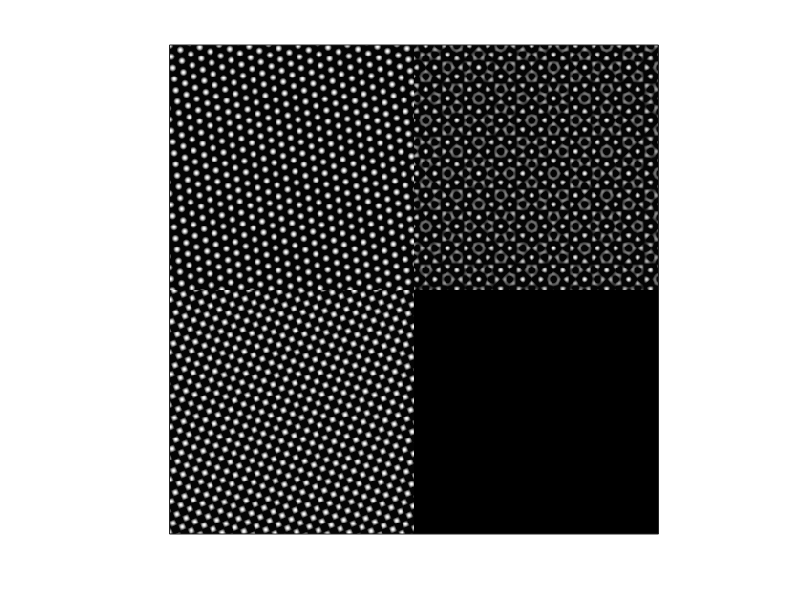

MATLAB code for this plot: (Note: this script raises an error after producing the figure.)
close all
clear all
warning off;

% This code is to test the classification algorithm by phase space
% sketching using synthetic examples in the paper.

is_show = 0;
R_low2 = 0; R_high2 = 0;
R_low3 = 0; R_high3 = 0;
spExtention = 0;
fqThre = 0;
extention = 0.7;
rad = 1.5;
threBD = 0.3;
energyThre = 2.0;
t_sc = 0.8; s_sc = 0.7;
red = 8;%20
div = 4;
NB = [30,35];
isLake = 0;
gdSzType = 5;
patchSize = 512;


for ex = 1:5
    switch ex
        case 1
            sigma = 0.2; % parameter for spectral clustering
            deformFactor = 0.25;
            distType = 4;
            numAgl = 12;
            clsThre = 0.5;
            isScale = 1;
            
            N = 512;
            x=0:1/N:(N-1)/N;
            [xo yo] = ndgrid(x);
            amp = 0.0;
            xx = xo + amp*sin(2*pi*xo);
            yy = yo + amp*sin(2*pi*yo);
            bmp = 0.0;
            alpha = -pi/8 + bmp*sin(2*pi*xo) + bmp*cos(2*pi*yo);
            F = 50;
            phi = exp(2*pi*i*F*(cos(alpha).*xx+sin(alpha).*yy)) + exp(2*pi*i*F*(cos(alpha+pi/3).*xx+sin(alpha+pi/3).*yy)) + exp(2*pi*i*F*(cos(alpha+2*pi/3).*xx+sin(alpha+2*pi/3).*yy));
            phi = real(phi)/3;
            % pause;
            alpha = -pi/8  + bmp*cos(2*pi*xo) + bmp*sin(2*pi*yo);
            F = 50;
            phi2 = exp(2*pi*i*F*(cos(alpha).*xx+sin(alpha).*yy)) + exp(2*pi*i*F*(cos(alpha+pi/2).*xx+sin(alpha+pi/2).*yy));
            phi2 = (real(phi2)/2);
            phi(end/2+1:end,1:end/2) = phi2(end/2+1:end,1:end/2);
            F = 60;
            phi3 = exp(2*pi*i*F*(cos(alpha).*xx+sin(alpha).*yy)) + exp(2*pi*i*F*(cos(alpha+pi/4).*xx+sin(alpha+pi/4).*yy)) + exp(2*pi*i*F*(cos(alpha+2*pi/4).*xx+sin(alpha+2*pi/4).*yy))+ exp(2*pi*i*F*(cos(alpha+3*pi/4).*xx+sin(alpha+3*pi/4).*yy));
            phi3 = (real(phi3)/4);
            phi(1:end/2,1+end/2:end) = phi3(1:end/2,1+end/2:end);
            pos = find(phi<0);
            phi(pos) = 0;
            phi = phi/max(max(abs(phi)));
            phi = phi - mean(phi(:));
            phi(end/2+1:end,end/2+1:end) = -0.2;
            
        case 2
            sigma = 0.2; % parameter for spectral clustering
            deformFactor = 0.25;
            distType = 4;
            numAgl = 12;
            clsThre = 0.5;
            isScale = 1; %or 0, both work
            
            N = 512;
            x=0:1/N:(N-1)/N;
            [xo yo] = ndgrid(x);
            amp = 0.0;
            xx = xo + amp*sin(2*pi*xo);
            yy = yo + amp*sin(2*pi*yo);
            bmp = 0.0;
            alpha = -pi/8 + bmp*sin(2*pi*xo) + bmp*cos(2*pi*yo);
            F = 50;
            phi = exp(2*pi*i*F*(cos(alpha).*xx+sin(alpha).*yy)) + exp(2*pi*i*F*(cos(alpha+pi/3).*xx+sin(alpha+pi/3).*yy)) + exp(2*pi*i*F*(cos(alpha+2*pi/3).*xx+sin(alpha+2*pi/3).*yy));
            phi = real(phi)/3;
            % pause;
            alpha = -pi/8  + bmp*cos(2*pi*xo) + bmp*sin(2*pi*yo);
            F = 50;
            phi2 = exp(2*pi*i*F*(cos(alpha).*xx+sin(alpha).*yy)) + exp(2*pi*i*F*(cos(alpha+pi/2).*xx+sin(alpha+pi/2).*yy));
            phi2 = (real(phi2)/2);
            phi(end/2+1:end,1:end/2) = phi2(end/2+1:end,1:end/2);
            F = 60;
            phi3 = exp(2*pi*i*F*(cos(alpha).*xx+sin(alpha).*yy)) + exp(2*pi*i*F*(cos(alpha+pi/4).*xx+sin(alpha+pi/4).*yy)) + exp(2*pi*i*F*(cos(alpha+2*pi/4).*xx+sin(alpha+2*pi/4).*yy))+ exp(2*pi*i*F*(cos(alpha+3*pi/4).*xx+sin(alpha+3*pi/4).*yy));
            phi3 = (real(phi3)/4);
            phi(1:end/2,1+end/2:end) = phi3(1:end/2,1+end/2:end);
            pos = find(phi<0);
            phi(pos) = 0;
            phi = phi/max(max(abs(phi)));
            phi = phi - mean(phi(:));
            phi(end/2+1:end,end/2+1:end) = -0.2;
            
            alpha = pi/8 + bmp*sin(2*pi*xo) + bmp*cos(2*pi*yo);
            F = 90;
            phi4 = exp(2*pi*i*F*(cos(alpha).*xx+sin(alpha).*yy)) + exp(2*pi*i*F*(cos(alpha+pi/3).*xx+sin(alpha+pi/3).*yy)) + exp(2*pi*i*F*(cos(alpha+2*pi/3).*xx+sin(alpha+2*pi/3).*yy));
            phi4 = real(phi4)/3;
            % pause;
            alpha = pi/8  + bmp*cos(2*pi*xo) + bmp*sin(2*pi*yo);
            F = 90;
            phi2 = exp(2*pi*i*F*(cos(alpha).*xx+sin(alpha).*yy)) + exp(2*pi*i*F*(cos(alpha+pi/2).*xx+sin(alpha+pi/2).*yy));
            phi2 = (real(phi2)/2);
            phi4(end/2+1:end,1:end/2) = phi2(end/2+1:end,1:end/2);
            F = 100;
            phi3 = exp(2*pi*i*F*(cos(alpha).*xx+sin(alpha).*yy)) + exp(2*pi*i*F*(cos(alpha+pi/4).*xx+sin(alpha+pi/4).*yy)) + exp(2*pi*i*F*(cos(alpha+2*pi/4).*xx+sin(alpha+2*pi/4).*yy))+ exp(2*pi*i*F*(cos(alpha+3*pi/4).*xx+sin(alpha+3*pi/4).*yy));
            phi3 = (real(phi3)/4);
            phi4(1:end/2,1+end/2:end) = phi3(1:end/2,1+end/2:end);
            pos = find(phi4<0);
            phi4(pos) = 0;
            phi4 = phi4/max(max(abs(phi4)));
            phi4 = phi4 - mean(phi4(:));
            phi4(end/2+1:end,end/2+1:end) = -0.2;
            
            phi(end/4+1:3*end/4,end/4+1:3*end/4) = rot90(phi4(end/4+1:3*end/4,end/4+1:3*end/4),3);
            
            
        case 3
            sigma = 0.2; % parameter for spectral clustering
            deformFactor = 0.5;
            distType = 4;
            numAgl = 12;
            clsThre = 0.5;
            isScale = 1;
            
            N = 512;
            x=0:1/N:(N-1)/N;
            [xo yo] = ndgrid(x);
            amp = 0.0;
            xx = xo + amp*sin(2*pi*xo);
            yy = yo + amp*sin(2*pi*yo);
            bmp = 0.03;
            alpha = -pi/8 + bmp*sin(2*pi*xo) + bmp*cos(2*pi*yo);
            F = 50;
            phi = exp(2*pi*i*F*(cos(alpha).*xx+sin(alpha).*yy)) + exp(2*pi*i*F*(cos(alpha+pi/3).*xx+sin(alpha+pi/3).*yy)) + exp(2*pi*i*F*(cos(alpha+2*pi/3).*xx+sin(alpha+2*pi/3).*yy));
            phi = real(phi)/3;
            % pause;
            alpha = -pi/8  + bmp*cos(2*pi*xo) + bmp*sin(2*pi*yo);
            F = 50;
            phi2 = exp(2*pi*i*F*(cos(alpha).*xx+sin(alpha).*yy)) + exp(2*pi*i*F*(cos(alpha+pi/2).*xx+sin(alpha+pi/2).*yy));
            phi2 = (real(phi2)/2);
            phi(end/2+1:end,1:end/2) = phi2(end/2+1:end,1:end/2);
            F = 60;
            phi3 = exp(2*pi*i*F*(cos(alpha).*xx+sin(alpha).*yy)) + exp(2*pi*i*F*(cos(alpha+pi/4).*xx+sin(alpha+pi/4).*yy)) + exp(2*pi*i*F*(cos(alpha+2*pi/4).*xx+sin(alpha+2*pi/4).*yy))+ exp(2*pi*i*F*(cos(alpha+3*pi/4).*xx+sin(alpha+3*pi/4).*yy));
            phi3 = (real(phi3)/4);
            phi(1:end/2,1+end/2:end) = phi3(1:end/2,1+end/2:end);
            pos = find(phi<0);
            phi(pos) = 0;
            phi = phi/max(max(abs(phi)));
            phi = phi - mean(phi(:));
            phi(end/2+1:end,end/2+1:end) = -0.2;
            
        case 4
            sigma = 0.2; % parameter for spectral clustering
            deformFactor = 0.25;
            distType = 4;
            numAgl = 9;
            clsThre = 0.5;
            isScale = 1;
            
            N = patchSize;
            x=0:1/N:(N-1)/N;
            [xo yo] = ndgrid(x);
            amp = 0.0;
            xx = xo + amp*sin(2*pi*xo);
            yy = yo + amp*sin(2*pi*yo);
            bmp = 0.0;
            alpha = pi/12 + bmp*sin(2*pi*xo) + bmp*cos(2*pi*yo);
            F = 40;
            phi = exp(2*pi*i*F*(cos(alpha).*xx+sin(alpha).*yy)) + exp(2*pi*i*F*(cos(alpha+pi/3).*xx+sin(alpha+pi/3).*yy)) + exp(2*pi*i*F*(cos(alpha+2*pi/3).*xx+sin(alpha+2*pi/3).*yy));
            phi = real(phi)/3;
            pos = find(phi<0);
            phi(pos) = 0;
            
            
            phi2 = circshift(phi,3,1);
            phi2 = circshift(phi2,4,2);
            phi2 = max(phi2,phi);
            
            alpha = -pi/24  + bmp*cos(2*pi*xo) + bmp*sin(2*pi*yo);
            phi3 = exp(2*pi*i*F*(cos(alpha).*xx+sin(alpha).*yy)) + exp(2*pi*i*F*(cos(alpha+pi/2).*xx+sin(alpha+pi/2).*yy));
            phi3 = (real(phi3)/2);
            pos = find(phi3<0);
            phi3(pos) = 0;
            
            phi4 = circshift(phi3,4,1);
            phi4 = circshift(phi4,4,2);
            phi4 = max(phi4,phi3);
            
            phi(end/2+1:end,1:end/2) = phi2(1:end/2,1:end/2);
            phi(1:end/2,end/2+1:end) = phi3(1:end/2,1:end/2);
            phi(end/2+1:end,end/2+1:end) = phi4(1:end/2,1:end/2);
            
            phi(1:end/4,1:end/4) = -1.5*phi(1:end/4,1:end/4);
            phi(1:end/4,3*end/4+1:end) = phi(1:end/4,3*end/4+1:end)*2;
            phi(3*end/4+1:end,1:end/4) = phi(3*end/4+1:end,1:end/4)/2;
            phi(3*end/4+1:end,3*end/4+1:end) = -0.5*phi(3*end/4+1:end,3*end/4+1:end);
            
        case 5
            sigma = 0.2; % parameter for spectral clustering
            deformFactor = 0.5;
            distType = 4;
            numAgl = 9;
            clsThre = 0.5;
            isScale = 1;
            
            N = patchSize;
            x=0:1/N:(N-1)/N;
            [xo yo] = ndgrid(x);
            amp = 0.0;
            xx = xo + amp*sin(2*pi*xo);
            yy = yo + amp*sin(2*pi*yo);
            bmp = 0.0;
            alpha = pi/12 + bmp*sin(2*pi*xo) + bmp*cos(2*pi*yo);
            F = 40;
            phi = exp(2*pi*i*F*(cos(alpha).*xx+sin(alpha).*yy)) + exp(2*pi*i*F*(cos(alpha+pi/3).*xx+sin(alpha+pi/3).*yy)) + exp(2*pi*i*F*(cos(alpha+2*pi/3).*xx+sin(alpha+2*pi/3).*yy));
            phi = real(phi)/3;
            pos = find(phi<0);
            phi(pos) = 0;
            
            
            alpha = -pi/24  + bmp*cos(2*pi*xo) + bmp*sin(2*pi*yo);
            phi3 = exp(2*pi*i*F*(cos(alpha).*xx+sin(alpha).*yy)) + exp(2*pi*i*F*(cos(alpha+pi/2).*xx+sin(alpha+pi/2).*yy));
            phi3 = (real(phi3)/2);
            pos = find(phi3<0);
            phi3(pos) = 0;
            
            phi(:,end/2+1:end) = phi3(:,1:end/2);
            
            phi((1:end/3),1:end/2) = -phi((1:end/3),1:end/2);
            phi((1:end/3),end/2+1:end) = phi((1:end/3),end/2+1:end)*2;
            phi(2*end/3+1:end,1:end/2) = phi(2*end/3+1:end,1:end/2)/2;
            phi(2*end/3+1:end,end/2+1:end) = -phi(2*end/3+1:end,end/2+1:end);
    end
    
    phi = phi/max(max(abs(phi)));
    phi = phi - mean(phi(:));
    
    pic = figure;imagesc(phi);axis image;set(gca,'xtick',[]);set(gca,'ytick',[]);colormap (gray);
    set(gca, 'FontSize', 16);
    b=get(gca);
    set(b.XLabel, 'FontSize', 16);set(b.YLabel, 'FontSize', 16);set(b.ZLabel, 'FontSize', 16);set(b.Title, 'FontSize', 16);
    head = sprintf('./results/clsImg%d.fig',ex);
    saveas(pic,head);
    head = sprintf('./results/clsImg%d.png',ex);
    saveas(pic,head);
    
    %set up parameters for ss transform
    para = struct('sigma',sigma,'gdSzType',gdSzType,'div',div,'NB',NB,'N',patchSize,'red',red,'epsl',1e-4,'is_real',...
        0,'t_sc',t_sc,'s_sc',s_sc,'num_direction',1,'deformFactor',deformFactor,'numAgl',numAgl,'distType',distType,'clsThre',clsThre,...
        'R_low2',R_low2,'R_low3',R_low3,'R_high2',R_high2,'R_high3',R_high3,'SPg',[],'spExtention',spExtention,'extention',extention,...
        'rad',rad,'threBD',threBD,'energyThre',energyThre,'isLake',isLake,'isScale',isScale,'typePick',2,'ex',ex);
    
    numAtom = 25;
    fudgeFactor = .5;
    % Estimate basis information, generate filtered images
    tic;
    [~,info,para] = crystalInfo(phi,para,is_show,numAtom,extention,fudgeFactor,fqThre*2);
    toc
    [typeMat,refType,R_high,refPos,timeRep,timeCls,timeSSTt] = skeletonCls(phi,para);
    timeRep
    timeCls
    timeSSTt
    
%     % close all
%     pic = figure;imagesc(skeletonShow(typeMat{1},512));axis image;set(gca,'xtick',[]);set(gca,'ytick',[]);colorbar;colormap (1-gray);
%     set(gca, 'FontSize', 16);
%     b=get(gca);
%     set(b.XLabel, 'FontSize', 16);set(b.YLabel, 'FontSize', 16);set(b.ZLabel, 'FontSize', 16);set(b.Title, 'FontSize', 16);
%     head = sprintf('./results/clsTypeFnl%d.fig',ex);
%     saveas(pic,head);
%     head = sprintf('./results/clsTypeFnl%d.png',ex);
%     saveas(pic,head);
    
    if (ex == 1) || (ex == 3) || (ex == 4) % to get the successful rate of other examples, please modify the reference locations below
        szM = size(typeMat{1});
        numErr = 0;
        for cnti = 1:2
            for cntj = 1:2
                typeMat{1}(round(3*end/8)+szM(1)*(cnti-1)/2,round(3*end/8)+szM(2)*(cntj-1)/2)
                pos = find(typeMat{1}((1:end/2)+szM(1)*(cnti-1)/2,(1:end/2)+szM(2)*(cntj-1)/2)~= typeMat{1}(round(3*end/8)+szM(1)*(cnti-1)/2,round(3*end/8)+szM(2)*(cntj-1)/2));
                numErr = numErr + numel(pos);
            end
        end
        sucessRate = 1-numErr/prod(szM)
    end
    close all;
end

